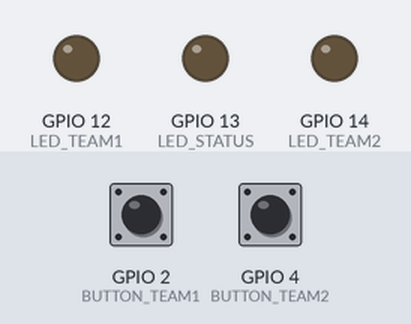
The sketch below on a simulated ESP32. On the bench: output pins drawn as LEDs (lit = HIGH). Dashed ring = blinking. Inputs (shaded band) come from the test bench; at power-on: GPIO 2 (BUTTON_TEAM1) HIGH, GPIO 4 (BUTTON_TEAM2) HIGH. What the sketch prints to the serial monitor is not drawn.

Above: at 2.2 s.
2.3 s: GPIO 2 (BUTTON_TEAM1) pulled LOW for 0.15 s
At 3.1 s:
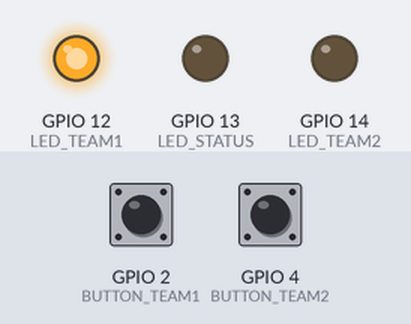
5.4 s: GPIO 4 (BUTTON_TEAM2) pulled LOW for 0.15 s
At 6.7 s:
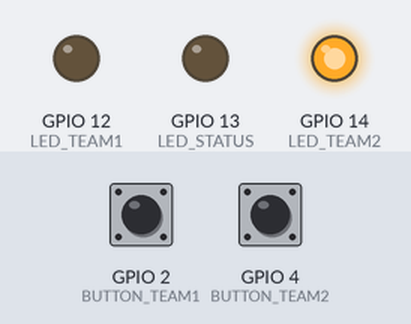
8.5 s: GPIO 4 (BUTTON_TEAM2) pulled LOW for 1 s
At 11.3 s:
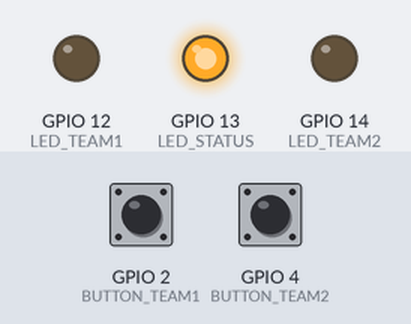
12.0 s: GPIO 4 (BUTTON_TEAM2) pulled LOW for 3.2 s
At 14.5 s:
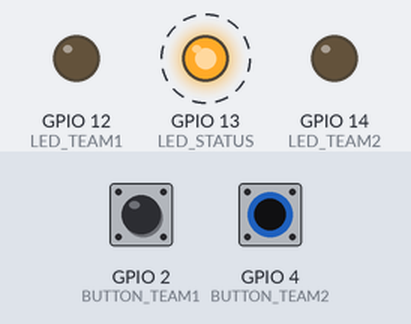
Timing chart, 0 to 17.7 s (numbered marks = the images above; inputs shaded):
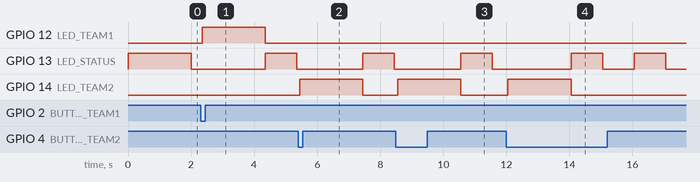

The sketch:

esp32_buzzers.ino
```cpp
/*
 * ESP32 Buzzers para Jogo "Passa ou Repassa"
 * * Este código implementa um sistema de buzzers físicos para o jogo,
 * detectando qual equipe apertou primeiro e enviando comandos via USB Serial.
 * * Conexões:
 * - Botão Equipe 1: GPIO 2 (com pull-up interno)
 * - Botão Equipe 2: GPIO 4 (com pull-up interno)
 * - LED Equipe 1: GPIO 12
 * - LED Equipe 2: GPIO 14
 * - LED Status: GPIO 13 (LED interno)
 * * Funcionamento:
 * - Detecta qual botão foi pressionado primeiro
 * - Envia 'a' para Equipe 1 ou 'd' para Equipe 2 via Serial
 * - Acende LED da equipe que apertou primeiro
 * - Reset automático após 2 segundos
 */

// Definições dos pinos
#define BUTTON_TEAM1 2    // Botão da Equipe 1
#define BUTTON_TEAM2 4    // Botão da Equipe 2
#define LED_TEAM1 12      // LED da Equipe 1
#define LED_TEAM2 14      // LED da Equipe 2
#define LED_STATUS 13     // LED interno (status)

// Variáveis de controle
bool gameActive = true;         // Se o jogo está ativo (aceita buzzers)
bool buttonPressed = false;       // Se algum botão foi pressionado
unsigned long pressTime = 0;      // Tempo do último pressionamento
unsigned long debounceDelay = 50; // Delay para debounce (ms)
unsigned long resetDelay = 2000;  // Delay para reset automático (ms)

// Variáveis para debounce
unsigned long lastDebounceTime1 = 0;
unsigned long lastDebounceTime2 = 0;
bool lastButtonState1 = HIGH;
bool lastButtonState2 = HIGH;
bool buttonState1 = HIGH;
bool buttonState2 = HIGH;

void setup() {
  // Inicializa comunicação serial
  Serial.begin(115200);

  // Configura os pinos dos botões como entrada com pull-up interno
  pinMode(BUTTON_TEAM1, INPUT_PULLUP);
  pinMode(BUTTON_TEAM2, INPUT_PULLUP);

  // Configura os pinos dos LEDs como saída
  pinMode(LED_TEAM1, OUTPUT);
  pinMode(LED_TEAM2, OUTPUT);
  pinMode(LED_STATUS, OUTPUT);

  // Inicializa LEDs apagados
  digitalWrite(LED_TEAM1, LOW);
  digitalWrite(LED_TEAM2, LOW);
  digitalWrite(LED_STATUS, HIGH); // LED de status aceso = pronto

  // Mensagem de inicialização (Comentadas para não interferir com o site)
  // Serial.println("ESP32 Buzzers - Passa ou Repassa");
  // Serial.println("Sistema pronto! Aguardando buzzers...");

  delay(1000);
}

void loop() {
  // Lê o estado atual dos botões
  bool reading1 = digitalRead(BUTTON_TEAM1);
  bool reading2 = digitalRead(BUTTON_TEAM2);

  // Debounce para Botão 1
  if (reading1 != lastButtonState1) {
    lastDebounceTime1 = millis();
  }

  if ((millis() - lastDebounceTime1) > debounceDelay) {
    if (reading1 != buttonState1) {
      buttonState1 = reading1;

      // Botão 1 foi pressionado (LOW = pressionado devido ao pull-up)
      if (buttonState1 == LOW && gameActive && !buttonPressed) {
        teamBuzzed(1);
      }
    }
  }

  // Debounce para Botão 2
  if (reading2 != lastButtonState2) {
    lastDebounceTime2 = millis();
  }

  if ((millis() - lastDebounceTime2) > debounceDelay) {
    if (reading2 != buttonState2) {
      buttonState2 = reading2;

      // Botão 2 foi pressionado (LOW = pressionado devido ao pull-up)
      if (buttonState2 == LOW && gameActive && !buttonPressed) {
        teamBuzzed(2);
      }
    }
  }

  // Salva o estado anterior dos botões
  lastButtonState1 = reading1;
  lastButtonState2 = reading2;

  // Reset automático após o delay
  if (buttonPressed && (millis() - pressTime) > resetDelay) {
    resetSystem();
  }

  // Pisca LED de status quando sistema está pronto
  if (gameActive && !buttonPressed) {
    static unsigned long lastBlink = 0;
    static bool ledState = false;

    if (millis() - lastBlink > 1000) {
      ledState = !ledState;
      digitalWrite(LED_STATUS, ledState);
      lastBlink = millis();
    }
  }
}

void teamBuzzed(int team) {
  if (!gameActive || buttonPressed) return;

  buttonPressed = true;
  gameActive = false;
  pressTime = millis();

  // Apaga LED de status
  digitalWrite(LED_STATUS, LOW);

  if (team == 1) {
    // Equipe 1 apertou primeiro
    digitalWrite(LED_TEAM1, HIGH);
    digitalWrite(LED_TEAM2, LOW);
    Serial.print("a"); // Envia tecla 'a' para o computador
    // Serial.println(); // REMOVIDO
    // Serial.println("EQUIPE 1 BUZZOU!"); // REMOVIDO

  } else if (team == 2) {
    // Equipe 2 apertou primeiro
    digitalWrite(LED_TEAM1, LOW);
    digitalWrite(LED_TEAM2, HIGH);
    Serial.print("d"); // Envia tecla 'd' para o computador
    // Serial.println(); // REMOVIDO
    // Serial.println("EQUIPE 2 BUZZOU!"); // REMOVIDO
  }

  // Feedback sonoro (opcional - se tiver buzzer conectado)
  // tone(BUZZER_PIN, 1000, 200);
}

void resetSystem() {
  // Reset do sistema para próxima rodada
  buttonPressed = false;
  gameActive = true;

  // Apaga todos os LEDs das equipes
  digitalWrite(LED_TEAM1, LOW);
  digitalWrite(LED_TEAM2, LOW);
  digitalWrite(LED_STATUS, HIGH);

  // Serial.println("Sistema resetado - Pronto para próximo buzzer!"); // REMOVIDO
}

// Função para reset manual via comando serial (opcional)
// Esta função é para debug. Para evitar qualquer conflito com o site,
// as mensagens de resposta também foram comentadas.
void serialEvent() {
  if (Serial.available()) {
    String command = Serial.readString();
    command.trim();

    if (command == "reset" || command == "r") {
      resetSystem();
      // Serial.println("Reset manual executado!");
    }
    else if (command == "status" || command == "s") {
      // Serial.println("=== STATUS DO SISTEMA ===");
      // Serial.print("Game Active: ");
      // Serial.println(gameActive ? "SIM" : "NÃO");
      // Serial.print("Button Pressed: ");
      // Serial.println(buttonPressed ? "SIM" : "NÃO");
      // Serial.print("Team 1 Button: ");
      // Serial.println(digitalRead(BUTTON_TEAM1) == LOW ? "PRESSIONADO" : "SOLTO");
      // Serial.print("Team 2 Button: ");
      // Serial.println(digitalRead(BUTTON_TEAM2) == LOW ? "PRESSIONADO" : "SOLTO");
    }
    else if (command == "help" || command == "h") {
      // Serial.println("=== COMANDOS DISPONÍVEIS ===");
      // Serial.println("reset ou r - Reset manual do sistema");
      // Serial.println("status ou s - Mostra status atual");
      // Serial.println("help ou h - Mostra esta ajuda");
    }
  }
}
```

Measured:
- after the input at 2.3 s, GPIO 12 (LED_TEAM1): LOW → HIGH after 0.05 s, → LOW 2.0 s later
- after the input at 5.4 s, GPIO 14 (LED_TEAM2): LOW → HIGH after 0.05 s, → LOW 2.0 s later
- after the input at 8.5 s, GPIO 14 (LED_TEAM2): LOW → HIGH after 0.05 s, → LOW 2.0 s later
- after the input at 12.0 s, GPIO 14 (LED_TEAM2): LOW → HIGH after 0.05 s, → LOW 2.0 s later
- by itself, GPIO 13 (LED_STATUS): alternates HIGH for 1.0 s and LOW for 1.0 s
